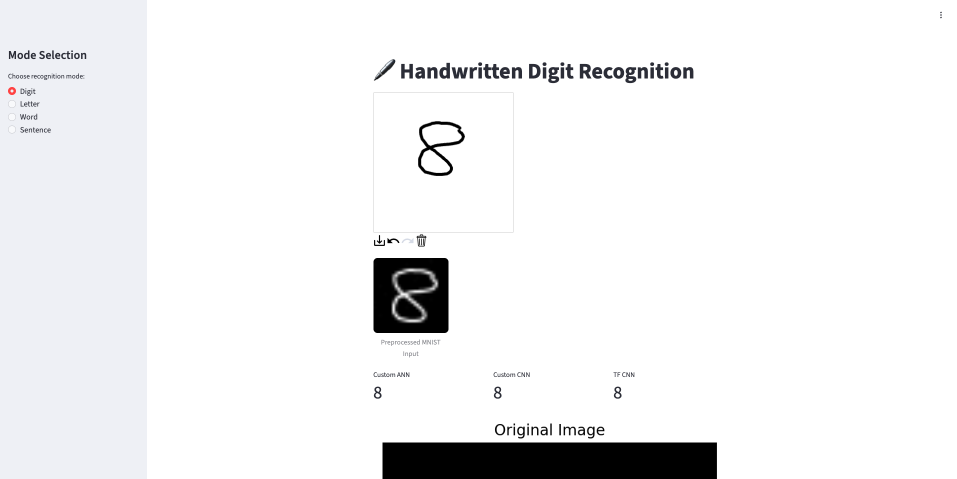
#> input picture archive/digit.png, 1914 x 958 px (shown at 1/2 size)
$ python -i segments.py   (imports and definitions only)
#> lines starting #> are read from the running program, lines starting #| are printed output that depends on the picture; after the words box and inside, x2 and y2 are one past the last pixel; in counts of white or black regions, pixels touching at a corner belong together
import cv2
import numpy as np
import scipy.ndimage as ndimage

def preprocess_canvas_to_mnist(canvas_img, mode="digit", input_type="canvas"):
    """
    Converts a raw canvas image or pre-cropped glyph into an MNIST/EMNIST-style
    28×28 normalized image suitable for classification.

    This function intentionally separates:
    - noise-heavy canvas input
    - already-cropped glyph input

    so that cleaning operations are not applied twice.
    """
#> called with mode = 'digit', input_type = 'canvas'

    # --------------------------------------------------
    # 1. Convert input to grayscale
    #    (handles RGB, RGBA, and already-grayscale inputs)
    # --------------------------------------------------
    if len(canvas_img.shape) == 3:
        if canvas_img.shape[2] == 4:
            # Drop alpha channel if present
            canvas_img = cv2.cvtColor(canvas_img, cv2.COLOR_RGBA2RGB)
        gray = cv2.cvtColor(canvas_img, cv2.COLOR_RGB2GRAY)
    else:
        gray = canvas_img.copy()

    # --------------------------------------------------
    # 2. Normalize foreground polarity
    #    Canvas drawings are black-on-white; MNIST expects white-on-black
    # --------------------------------------------------
    if np.mean(gray) > 127:
        gray = 255 - gray
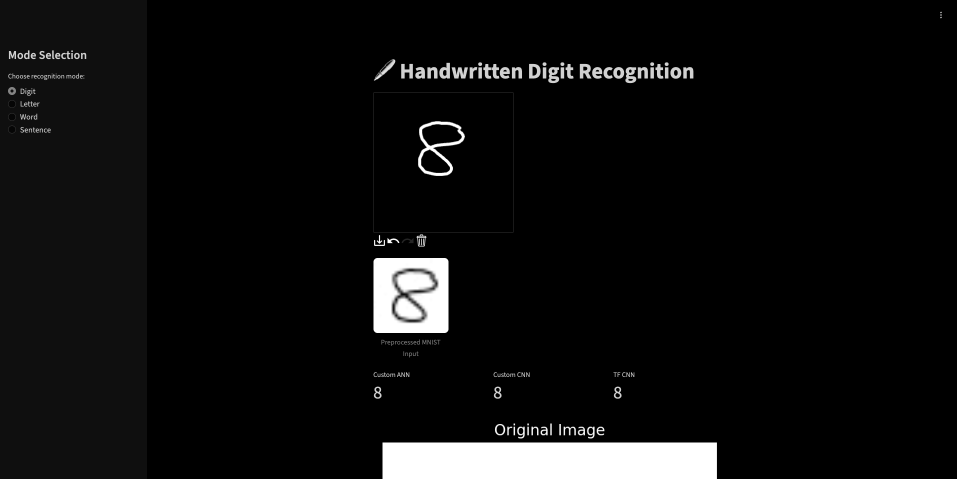
#> gray: shape (958, 1914) (shown at 1/2 size); min 0, max 255, mean 14

    # --------------------------------------------------
    # 3. Ensure uint8 format for OpenCV operations
    # --------------------------------------------------
    if gray.dtype != np.uint8:
        gray = (gray * 255).clip(0, 255).astype(np.uint8)

    # --------------------------------------------------
    # 4. Foreground isolation
    #    Canvas input requires full cleanup; glyph input does not
    # --------------------------------------------------
    if input_type == "canvas":
        # Otsu threshold removes background and stabilizes stroke width
        _, thresh = cv2.threshold(
            gray, 0, 255,
            cv2.THRESH_BINARY + cv2.THRESH_OTSU
        )
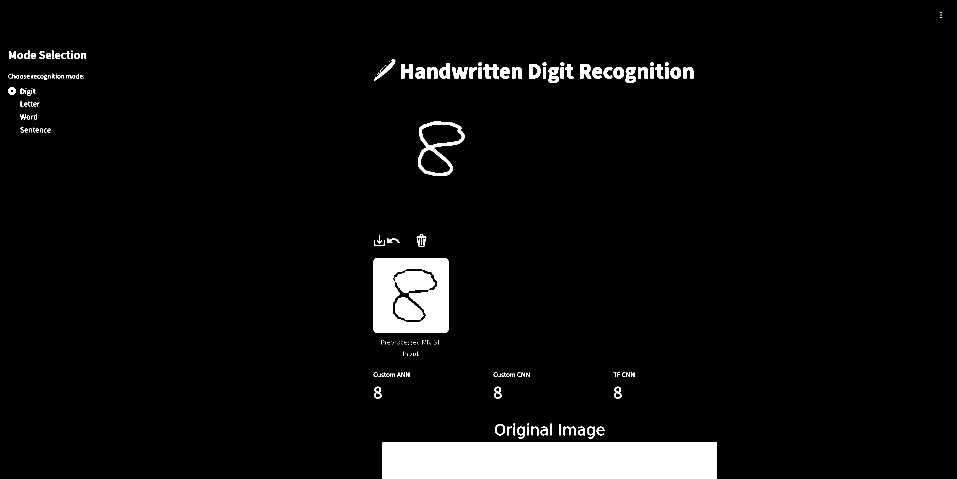
#> thresh: shape (958, 1914) (shown at 1/2 size); 4.7% white; 211 white regions (103 under 20 px), largest, box (x1, y1, x2, y2) and area: (765, 885, 1434, 958) 48837, (747, 516, 897, 666) 18731, (836, 243, 930, 352) 2425

        # Morphological opening removes small noise artifacts
        kernel = np.ones((3, 3), np.uint8)
        thresh = cv2.morphologyEx(thresh, cv2.MORPH_OPEN, kernel)
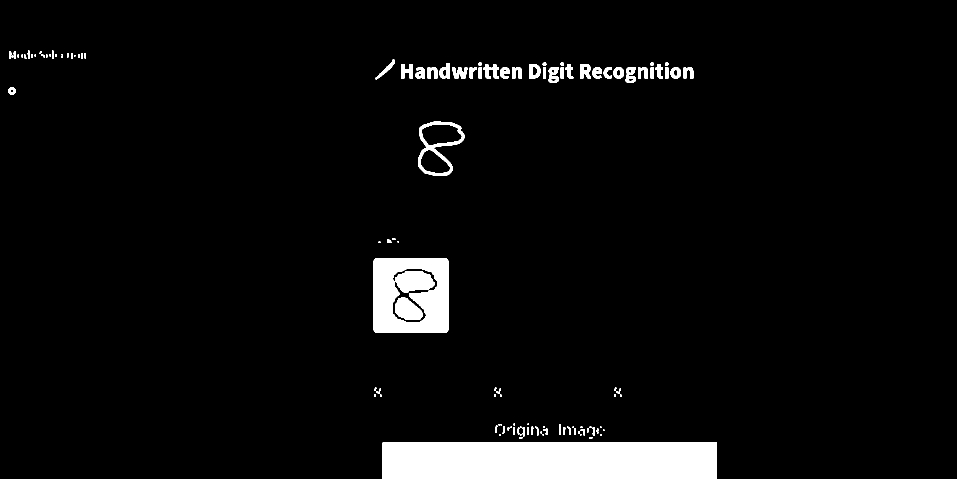
#> thresh: shape (958, 1914) (shown at 1/2 size); 4.5% white; 117 white regions (38 under 20 px), largest, box (x1, y1, x2, y2) and area: (765, 885, 1434, 958) 48837, (747, 516, 897, 666) 18730, (836, 243, 930, 352) 2425

        # Compute bounding box around non-zero ink pixels
        coords = cv2.findNonZero(thresh)
#> coords = contour of 82886 points, box (x1, y1, x2, y2) (17, 101, 1434, 958), area 85278
        if coords is None:
            # Empty canvas → return blank MNIST image
            return np.zeros((28, 28), dtype=np.float32)

        x, y, w, h = cv2.boundingRect(coords)
#> x = 17; y = 101; w = 1417; h = 857
        digit = thresh[y:y+h, x:x+w]
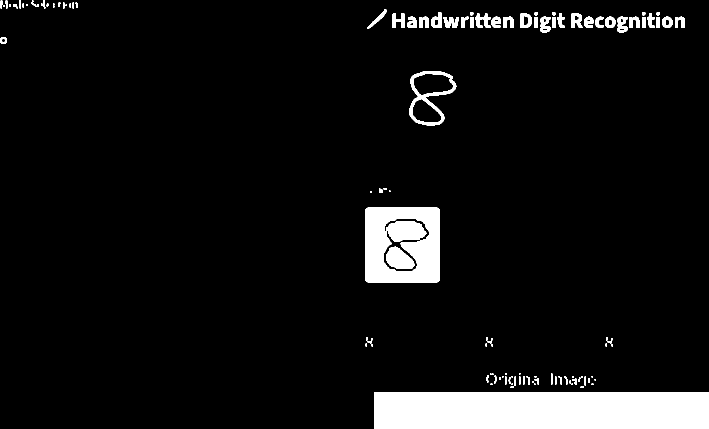
#> digit: shape (857, 1417) (shown at 1/2 size); 6.8% white; 117 white regions (38 under 20 px), largest, box (x1, y1, x2, y2) and area: (748, 784, 1417, 857) 48837, (730, 415, 880, 565) 18730, (819, 142, 913, 251) 2425

    else:
        # Glyph is already cropped — only binarize
        _, digit = cv2.threshold(
            gray, 0, 255,
            cv2.THRESH_BINARY
        )

    # --------------------------------------------------
    # 5. Aspect-ratio preserving resize
    #    MNIST digits occupy ~20×20 within a 28×28 canvas
    # --------------------------------------------------
    target = 20
    h_, w_ = digit.shape
#> h_ = 857; w_ = 1417

    if h_ > w_:
        new_h = target
        new_w = int(w_ * target / h_)
    else:
        new_w = target
        new_h = int(h_ * target / w_)
#> new_h = 12

    digit = cv2.resize(digit, (new_w, new_h), interpolation=cv2.INTER_AREA)

    # --------------------------------------------------
    # 6. Zero-pad resized glyph into 28×28 canvas
    # --------------------------------------------------
    img28 = np.zeros((28, 28), dtype=np.uint8)
    y0 = (28 - new_h) // 2
#> y0 = 8
    x0 = (28 - new_w) // 2
    img28[y0:y0+new_h, x0:x0+new_w] = digit
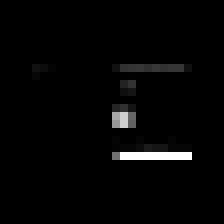
#> img28: shape (28, 28) (shown 8 times larger); min 0, max 255, mean 5.3

    # --------------------------------------------------
    # 7. Normalize to [0, 1] float32
    # --------------------------------------------------
    img28 = img28.astype(np.float32) / 255.0

    # --------------------------------------------------
    # 8. EMNIST orientation correction
    #    EMNIST letters are rotated/flipped relative to MNIST digits
    # --------------------------------------------------
    if mode == "letter":
        img28 = np.rot90(img28, -1)
        img28 = np.fliplr(img28)

    # --------------------------------------------------
    # 9. Center glyph using center-of-mass
    #    This mimics MNIST dataset normalization
    # --------------------------------------------------
    cy, cx = ndimage.center_of_mass(img28)
#> cy = 16.28; cx = 17.54
    if not np.isnan(cx):
        shift_x = int(14 - cx)
#> shift_x = -3
        shift_y = int(14 - cy)
#> shift_y = -2
        img28 = np.roll(img28, (shift_y, shift_x), axis=(0, 1))
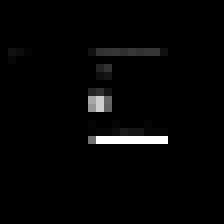
#> img28: shape (28, 28) float32 (shown 8 times larger); min 0, max 1, mean 0.0209

    # --------------------------------------------------
    # 10. Stroke normalization (letters only)
    #     Compensates for thinner EMNIST strokes
    # --------------------------------------------------
    if mode == "letter":
        kernel = np.ones((2, 2), np.uint8)
        img28 = cv2.dilate((img28 * 255).astype(np.uint8), kernel, 1)
        img28 = img28.astype(np.float32) / 255.0

    return img28


# [448 lines left out: functions compute_edges, segment_edge_image, extract_edge_segment_features, segment_characters_from_word, segment_words_from_line, not called in this run]

>>> import cv2
>>> picture = cv2.cvtColor(cv2.imread('archive/digit.png'), cv2.COLOR_BGR2RGB)
>>> result = preprocess_canvas_to_mnist(picture)

$ run again, on archive/word.png
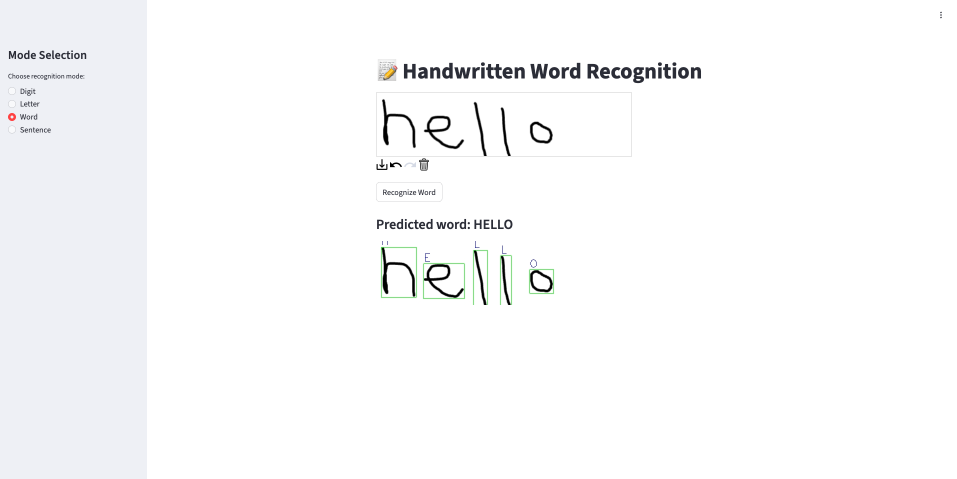
#> input picture archive/word.png, 1914 x 958 px (shown at 1/2 size)
#> in preprocess_canvas_to_mnist, `thresh = cv2.morphologyEx(thresh, cv2.MORPH_OPEN, kernel)`:
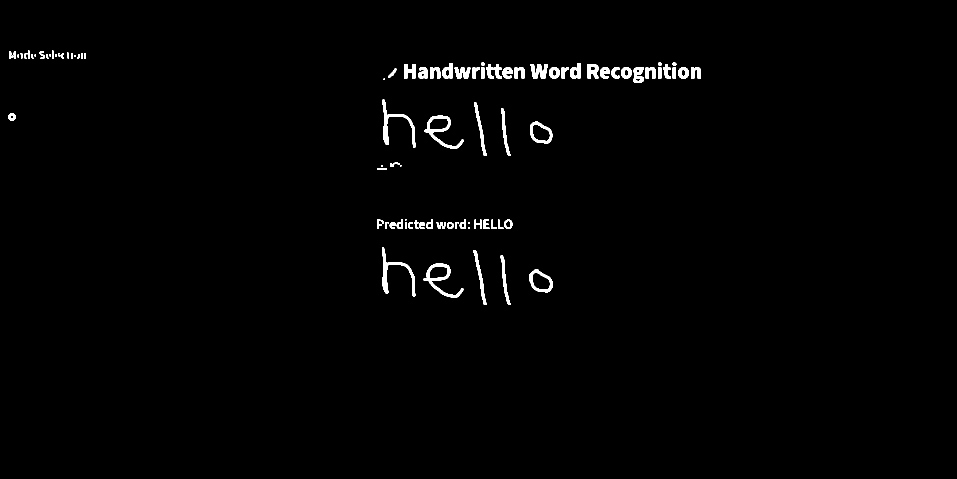
#> thresh: shape (958, 1914) (shown at 1/2 size); 1.1% white; 91 white regions (14 under 20 px), largest, box (x1, y1, x2, y2) and area: (764, 494, 831, 593) 1281, (764, 199, 831, 295) 1218, (847, 527, 927, 596) 1218
#> coords = contour of 20727 points, box (x1, y1, x2, y2) (16, 101, 1402, 610), area 164483
#> x = 16; y = 101; w = 1386; h = 509
#> digit: shape (509, 1386); 2.9% white; 91 white regions (14 under 20 px), largest, box (x1, y1, x2, y2) and area: (748, 393, 815, 492) 1281, (748, 98, 815, 194) 1218, (831, 426, 911, 495) 1218
#> cy = 12; cx = 17
#> shift_x = -2
#> shift_y = 1
#> in preprocess_canvas_to_mnist, `img28 = np.roll(img28, (shift_y, shift_x), axis=(0, 1))`:
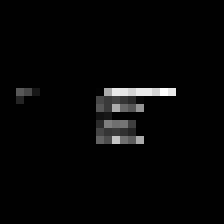
#> img28: shape (28, 28) float32 (shown 8 times larger); min 0, max 0.224, mean 0.00525; drawn with min black and max white
